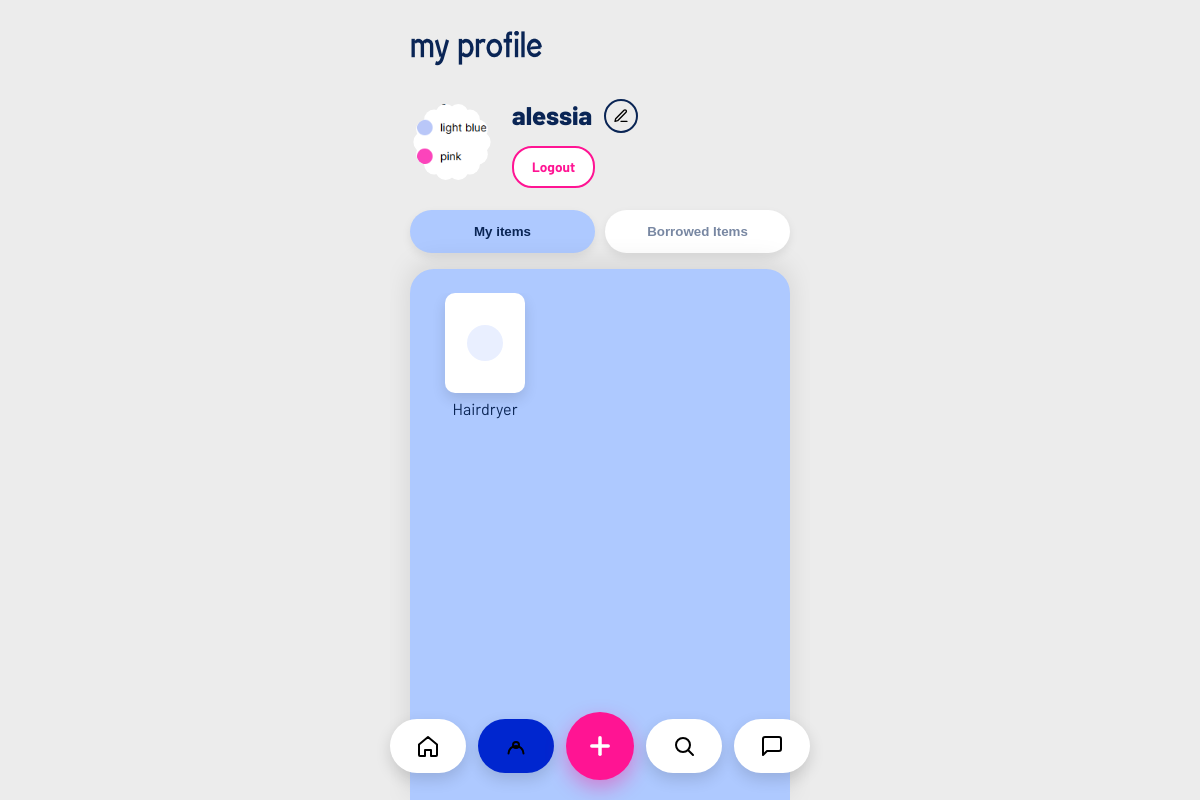
Page /profile (signed in) on the earlier database version.
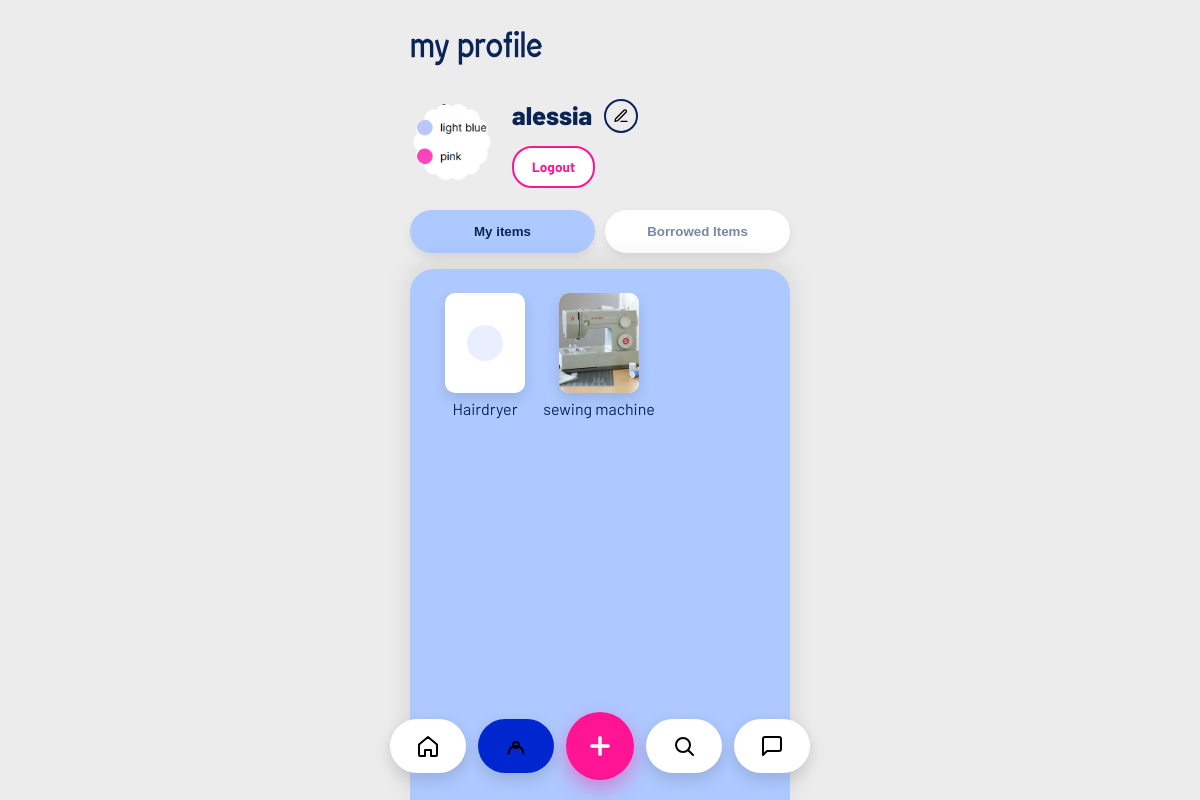
Same page on the later database version.
### tables this page shows
CREATE TABLE users (
                id INTEGER PRIMARY KEY AUTOINCREMENT,
                username TEXT UNIQUE NOT NULL,
                email TEXT UNIQUE,
                password TEXT NOT NULL,
                location TEXT,
                categories TEXT
            , photo TEXT);

CREATE TABLE items (
            id INTEGER PRIMARY KEY AUTOINCREMENT,
            name TEXT NOT NULL,
            description TEXT,
            owner_id INTEGER NOT NULL,
            status TEXT DEFAULT 'available',
            keywords TEXT, category TEXT, photo TEXT,
            FOREIGN KEY (owner_id) REFERENCES "users_old" (id)
        );

### app.py (the view)
@app.route('/profile')
def profile():
    if 'user_id' not in session:
        return redirect(url_for('login'))
    conn = get_db_connection()
    cursor = conn.cursor()
    cursor.execute('SELECT username, email, location, categories, photo FROM users WHERE id = ?', (session['user_id'],))
    user = cursor.fetchone()
    if not user:
        conn.close()
        session.clear()
        return redirect(url_for('login'))
    user_categories = [c.strip() for c in (user['categories'] or '').split(',') if c.strip()]
    cursor.execute("SELECT id, name, photo, category, status FROM items WHERE owner_id = ? AND status != 'requested'", (session['user_id'],))
    my_items = cursor.fetchall()
    cursor.execute('''
        SELECT i.id, i.name, i.photo, i.category, u.username as owner_name, r.status
        FROM requests r
        JOIN items i ON r.item_id = i.id
        JOIN users u ON i.owner_id = u.id
        WHERE r.borrower_id = ?
        ORDER BY r.created_at DESC
    ''', (session['user_id'],))
    borrowed_items = cursor.fetchall()
    conn.close()
    return render_template('profile.html', user=user, my_items=my_items, borrowed_items=borrowed_items,
                         categories=PROFILE_CATEGORIES, user_categories=user_categories)

### app.py (called while the page is built)
def get_db_connection():
    conn = sqlite3.connect(DATABASE)
    conn.row_factory = sqlite3.Row
    return conn

@app.context_processor
def inject_current_user_photo():
    if 'user_id' not in session:
        return {'current_user_photo': None}
    conn = get_db_connection()
    cursor = conn.cursor()
    cursor.execute('SELECT photo FROM users WHERE id = ?', (session['user_id'],))
    row = cursor.fetchone()
    conn.close()
    return {'current_user_photo': row['photo'] if row else None}

### templates/profile.html (shortened to what this page needs)
{% from 'macros.html' import user_avatar %}
<!DOCTYPE html>
<html lang="en">
<head>
    <link rel="stylesheet" href="{{ url_for('static', filename='style.css') }}">
</head>
<body class="no-scroll-page">
    <div class="container profile-page">
        <header class="profile-header">
            <h1>my profile</h1>
        </header>
        <section class="profile-user-row">
            {{ user_avatar('profile-avatar', current_user_photo, link=false) }}
            <div class="profile-user-info">
                <div class="profile-user-name-row">
                    <span class="profile-user-name">{{ user.username }}</span>
                    <button class="profile-edit-button" type="button" aria-label="Edit profile" onclick="openEditProfileModal()"><span class="icon icon-pencil" aria-hidden="true"></span></button>
                </div>
                <a href="{{ url_for('logout') }}" class="profile-logout-btn">Logout</a>
            </div>
        </section>
        <div class="profile-tabs">
            <button class="tab active" data-tab="my-items">My items</button>
            <button class="tab" data-tab="borrowed-items">Borrowed Items</button>
        </div>
        <section class="profile-content">
            <div class="tab-panels">
                <div class="tab-panel active" id="my-items">
                    <div class="items-grid">
                        {% if my_items %}
                            {% for item in my_items %}
                            <div class="item-card">
                                <div class="item-image">
                                    <div class="item-image-placeholder" {% if item.photo %}style="display:none;"{% endif %}></div>
                                    {% if item.photo %}
                                        <img src="{{ url_for('static', filename='uploads/' + item.photo) }}" alt="{{ item.name }}"
                                             onerror="this.style.display='none'; this.parentNode.querySelector('.item-image-placeholder').style.display='block';">
                                    {% endif %}
                                </div>
                                <div class="item-name">{{ item.name }}</div>
                            </div>
                            {% endfor %}
                        {% else %}
                            <p class="empty-state">No items yet</p>
                        {% endif %}
                    </div>
                </div>
            </div>
        </section>
        {% include 'footer_nav.html' %}
    </div>
</body>
</html>

### templates/macros.html
{% macro user_avatar(css_class, photo, link=true) %}
{% if link %}
<a href="{{ url_for('profile') }}" class="{{ css_class }}{% if not photo %} icon icon-user{% endif %}" aria-label="Profile">{% if photo %}<img src="{{ url_for('static', filename='uploads/' + photo) }}" alt="" class="avatar-photo">{% endif %}</a>
{% else %}
<div class="{{ css_class }}{% if not photo %} icon icon-user{% endif %}">{% if photo %}<img src="{{ url_for('static', filename='uploads/' + photo) }}" alt="" class="avatar-photo">{% endif %}</div>
{% endif %}
{% endmacro %}

### templates/footer_nav.html (shortened to what this page needs)
<nav class="bottom-nav">
    <a href="{{ url_for('dashboard') }}" class="nav-item{% if request.path == '/' or request.path.startswith('/dashboard') %} active{% endif %}" aria-label="Home">
        <span class="icon icon-home" aria-hidden="true"></span>
    </a>
    <a href="{{ url_for('profile') }}" class="nav-item{% if request.path.startswith('/profile') %} active{% endif %}" aria-label="Profile">
        <span class="icon icon-user" aria-hidden="true"></span>
    </a>
    <a href="{{ url_for('add_item') }}" onclick="return openFooterAddItemModal(event)" class="nav-item center-action" aria-label="Add item">
        <svg class="plus-icon" viewBox="0 0 24 24" aria-hidden="true" xmlns="http://www.w3.org/2000/svg">
            <line x1="12" y1="5" x2="12" y2="19" />
            <line x1="5" y1="12" x2="19" y2="12" />
        </svg>
    </a>
    <a href="{{ url_for('explore') }}" class="nav-item{% if request.path.startswith('/explore') or request.path.startswith('/search') %} active{% endif %}" aria-label="Explore">
        <span class="icon icon-search" aria-hidden="true"></span>
    </a>
    <a href="{{ url_for('chat_index') }}" class="nav-item{% if request.path.startswith('/chat') %} active{% endif %}" aria-label="Chat">
        <span class="icon icon-chat" aria-hidden="true"></span>
    </a>
</nav>

Differences in the rows shown:
added items: photo (picture), name "sewing machine"
